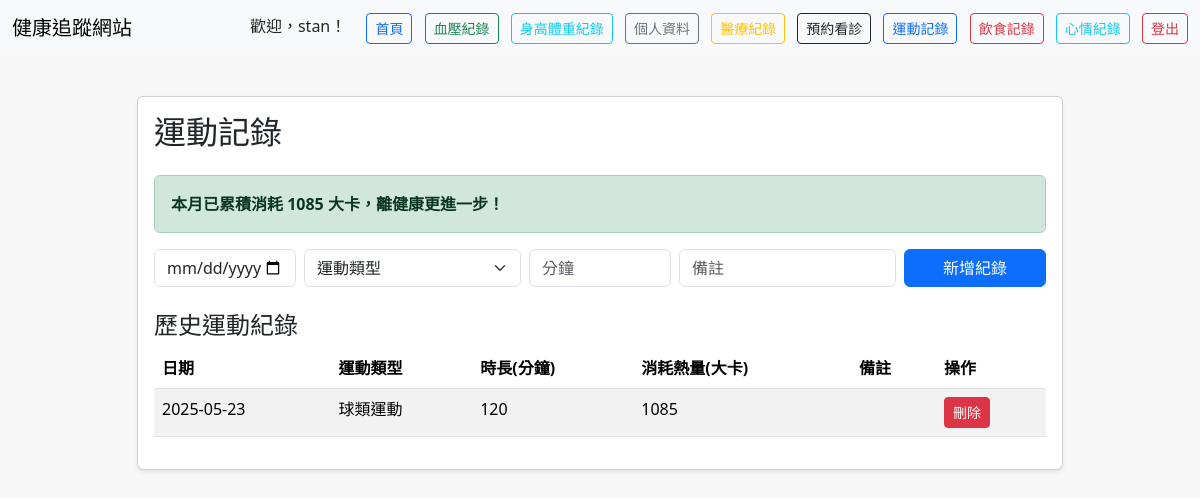
/exercise (signed in), run on the app's committed database.
### tables this page shows
CREATE TABLE users (
            id INTEGER PRIMARY KEY AUTOINCREMENT,
            username TEXT UNIQUE NOT NULL,
            password TEXT NOT NULL
        , gender TEXT, age INTEGER, height REAL, weight REAL, birthday TEXT, email TEXT, created_at TEXT);

CREATE TABLE exercise_records (
            id INTEGER PRIMARY KEY AUTOINCREMENT,
            user_id INTEGER,
            exercise_date TEXT,
            exercise_type TEXT,
            duration INTEGER,
            calories INTEGER,
            notes TEXT,
            created_at TIMESTAMP DEFAULT CURRENT_TIMESTAMP,
            FOREIGN KEY(user_id) REFERENCES users(id)
        );

### app.py (the view, shortened to what this page needs)
@app.route('/exercise', methods=['GET', 'POST'])
def exercise():
    user = get_current_user()
    if not user:
        return redirect(url_for('login'))
    import sqlite3
    conn = sqlite3.connect(DB_PATH)
    c = conn.cursor()
    encouragement = None
    calories_table = {
        '快走': 4.5,   # METs
        '慢跑': 7.0,
        '騎自行車': 6.0,
        '游泳': 8.0,
        '瑜珈': 3.0,
        '跳繩': 10.0,
        '有氧舞蹈': 6.5,
        '重量訓練': 5.0,
        '登山健行': 6.0,
        '球類運動': 7.0,
        '其他': 4.0
    }
    c.execute('SELECT weight FROM height_weight WHERE user_id=? ORDER BY created_at DESC LIMIT 1', (user['id'],))
    row = c.fetchone()
    weight = row[0] if row else 65  # Default 65kg if no data
    if request.args.get('delete_id'):
        delete_id = request.args.get('delete_id')
        c.execute('DELETE FROM exercise_records WHERE id=? AND user_id=?', (delete_id, user['id']))
        conn.commit()
        flash('運動紀錄已刪除')
        return redirect(url_for('exercise'))
    c.execute('''SELECT id, exercise_date, exercise_type, duration, calories, notes
                FROM exercise_records WHERE user_id=? ORDER BY exercise_date DESC''', (user['id'],))
    records = c.fetchall()
    total_calories = sum(r[4] for r in records)
    if not encouragement and records:
        if total_calories >= 2000:
            encouragement = f"本月已累積消耗 {total_calories} 大卡，運動習慣很棒，繼續保持！"
        elif total_calories >= 1000:
            encouragement = f"本月已累積消耗 {total_calories} 大卡，離健康更進一步！"
        else:
            encouragement = f"已經開始運動紀錄，繼續努力，健康就在不遠處！"
    conn.close()
    return render_template('exercise.html',
                         records=records,
                         encouragement=encouragement,
                         username=user['username'])

### app.py (called while the page is built)
def get_current_user():
    username = session.get('username')
    if not username:
        return None
    auth_service = get_auth_service()
    user = auth_service.get_user_by_username(username)
    if user:
        return {
            'id': user.id,
            'username': user.username,
            'password': user.password,
            'email': user.email,
            'gender': user.gender,
            'birthday': user.birthday,
            'created_at': user.created_at
        }
    return None

### di_container.py (called while the page is built)
def get_container() -> DIContainer:
    if _container is None:
        raise RuntimeError("Container not initialized. Call initialize_container() first.")
    return _container

def get_auth_service():
    return get_container().get_auth_service()

    def get_auth_service(self):
        return self._services['auth']

### repositories/user_repository.py (called while the page is built)
    def get_user_by_username(self, username: str) -> Optional[User]:
        try:
            conn = sqlite3.connect(self.db_path)
            conn.row_factory = sqlite3.Row
            c = conn.cursor()
            c.execute("SELECT * FROM users WHERE username = ?", (username,))
            row = c.fetchone()
            conn.close()
            if row:
                return User(
                    id=row['id'],
                    username=row['username'],
                    password=row['password'],
                    email=row['email'],
                    gender=row['gender'],
                    birthday=row['birthday'],
                    created_at=row['created_at']
                )
            return None
        except Exception as e:
            print(f"Error getting user: {e}")
            return None

### services/authentication_service.py (called while the page is built)
    def get_user_by_username(self, username: str) -> Optional[User]:
        try:
            return self.user_repository.get_user_by_username(username)
        except Exception as e:
            print(f"Error getting user by username: {e}")
            return None

### templates/exercise.html (shortened to what this page needs)
<!DOCTYPE html>
<html lang="zh-Hant">
<head>
    <link href="https://cdn.jsdelivr.net/npm/bootstrap@5.3.2/dist/css/bootstrap.min.css" rel="stylesheet">
</head>
<body>
    <nav class="navbar navbar-expand-lg navbar-light bg-light mb-4">
      <div class="container-fluid">
        <span class="navbar-brand">健康追蹤網站</span>
        <div>
          <span class="me-3">歡迎，{{ username }}！</span>
          <a class="btn btn-outline-primary btn-sm me-2" href="{{ url_for('index') }}">首頁</a>
          <a class="btn btn-outline-success btn-sm me-2" href="{{ url_for('blood_pressure') }}">血壓紀錄</a>
          <a class="btn btn-outline-info btn-sm me-2" href="{{ url_for('height_weight') }}">身高體重紀錄</a>
          <a class="btn btn-outline-secondary btn-sm me-2" href="{{ url_for('profile') }}">個人資料</a>
          <a class="btn btn-outline-warning btn-sm me-2" href="{{ url_for('medical_records') }}">醫療紀錄</a>
          <a class="btn btn-outline-dark btn-sm me-2" href="{{ url_for('appointments') }}">預約看診</a>
          <a class="btn btn-outline-primary btn-sm me-2" href="{{ url_for('exercise') }}">運動記錄</a>
          <a class="btn btn-outline-danger btn-sm me-2" href="{{ url_for('diet') }}">飲食記錄</a>
          <a class="btn btn-outline-info btn-sm me-2" href="{{ url_for('mood') }}">心情紀錄</a>
          <a class="btn btn-outline-danger btn-sm" href="{{ url_for('logout') }}">登出</a>
        </div>
      </div>
    </nav>
    <div class="container">
      <div class="row justify-content-center">
        <div class="col-md-10">
          <div class="card shadow-sm mb-4">
            <div class="card-body">
              <h2 class="card-title mb-4">運動記錄</h2>
              {% if encouragement %}
                <div class="alert alert-success fw-bold">{{ encouragement }}</div>
              {% endif %}
              <form method="post" class="mb-4">
                <div class="row g-2 mb-2">
                  <div class="col-md-2"><input type="date" class="form-control" name="exercise_date" required></div>
                  <div class="col-md-3">
                    <select class="form-select" name="exercise_type" required>
                      <option value="">運動類型</option>
                    </select>
                  </div>
                  <div class="col-md-2"><input type="number" class="form-control" name="duration" min="1" placeholder="分鐘" required></div>
                  <div class="col-md-3"><input type="text" class="form-control" name="notes" placeholder="備註"></div>
                  <div class="col-md-2"><button type="submit" class="btn btn-primary w-100">新增紀錄</button></div>
                </div>
              </form>
              <h4>歷史運動紀錄</h4>
              <table class="table table-striped">
                <thead><tr><th>日期</th><th>運動類型</th><th>時長(分鐘)</th><th>消耗熱量(大卡)</th><th>備註</th><th>操作</th></tr></thead>
                <tbody>
                  {% for r in records %}
                  <tr>
                    <td>{{ r[1] }}</td>
                    <td>{{ r[2] }}</td>
                    <td>{{ r[3] }}</td>
                    <td>{{ r[4] }}</td>
                    <td>{{ r[5] }}</td>
                    <td>
                      <a href="{{ url_for('exercise', delete_id=r[0]) }}" class="btn btn-sm btn-danger" onclick="return confirm('確定要刪除這筆運動紀錄嗎？')">刪除</a>
                    </td>
                  </tr>
                  {% else %}
                  <tr><td colspan="6">尚無紀錄</td></tr>
                  {% endfor %}
                </tbody>
              </table>
            </div>
          </div>
        </div>
      </div>
    </div>
</body>
</html>

### templates/exercise.html (style rules this page uses)
body { background: #f7f7f7; }
.container { margin-top: 40px; }

### data on the page
users: username "stan"
exercise_records: exercise_date "2025-05-23", exercise_type "球類運動", duration "120", calories "1085"

### other printed values
{{ encouragement }} "本月已累積消耗 1085 大卡，離健康更進一步！"
